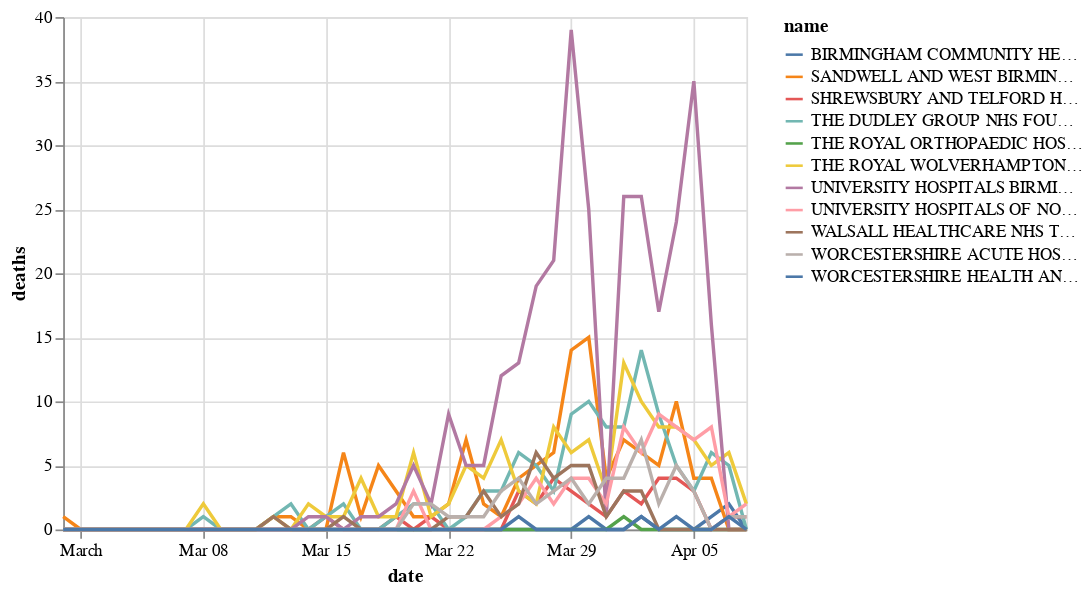

Notebook cell for this chart:
### Code cell
alt.Chart(our_trusts).mark_line().encode(
    x='date',
    y='deaths',
    color='name',
    tooltip='name'
)

### Figure 1 — Vega-Lite specification as saved in the notebook (floating-point values rounded to 4 significant figures; data arrays with more than 128 entries replaced by an {"elided": "..."} marker saying what was removed)
{"config": {"view": {"continuousWidth": 400, "continuousHeight": 300}}, "data": {"name": "data-4a583f4f7d254436da30caa6721581c0"}, "mark": "line", "encoding": {"color": {"type": "nominal", "field": "name"}, "tooltip": {"type": "nominal", "field": "name"}, "x": {"type": "temporal", "field": "date"}, "y": {"type": "quantitative", "field": "deaths"}}, "$schema": "https://vega.github.io/schema/vega-lite/v4.8.1.json", "datasets": {"data-4a583f4f7d254436da30caa6721581c0": {"elided": "440 records"}}}
